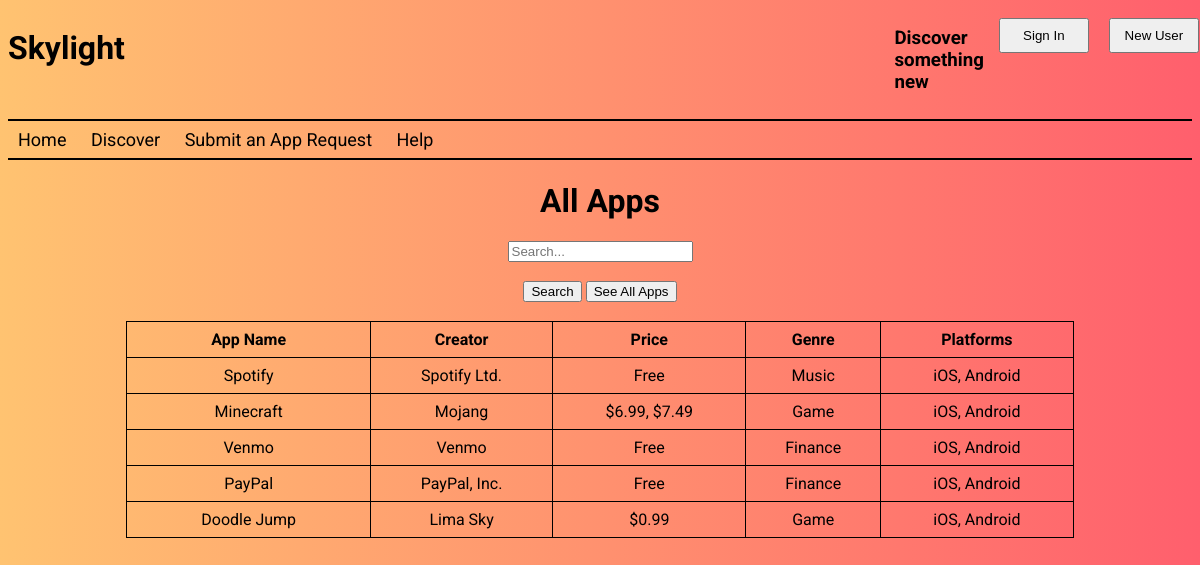
The page /appPage.php on the database its author committed.
### tables this page shows
CREATE TABLE `apps` (
  `appId` bigint(20) NOT NULL,
  `name` varchar(500) NOT NULL,
  `creator` varchar(500) NOT NULL,
  `platforms` varchar(500) NOT NULL,
  `version` varchar(500) NOT NULL,
  `appleLink` varchar(500) NOT NULL,
  `googleLink` varchar(500) NOT NULL,
  `price` varchar(100) NOT NULL,
  `genre` varchar(100) NOT NULL,
  `description` varchar(500) NOT NULL
);

### appPage.php (the view, shortened to what this page needs)
<?php
    if(isset($_POST['search'])){
        $valuetoSearch = $_POST['searchValue'];
        $query = "SELECT name, creator, price, genre, platforms FROM apps WHERE CONCAT(name, creator, price, genre, platforms) LIKE '%".$valuetoSearch."%'";
        $search_result = filterTable($query);
    }elseif(isset($_POST['allApps'])){
        $query = "SELECT name, creator, price, genre, platforms FROM apps";
        $search_result = filterTable($query);
    }
    else{
        $query = "SELECT name, creator, price, genre, platforms FROM apps";
        $search_result = filterTable($query);
    }
    function filterTable($query){
        $conn = mysqli_connect('localhost', 'root', "", 'skylight_db');
        $filter_Result = mysqli_query($conn, $query);
        return $filter_Result;
    }
?>
<!DOCTYPE html>
<?php
    include_once 'header.php';
?>
	<head>
	<link rel="stylesheet" href="https://cdnjs.cloudflare.com/ajax/libs/jqueryui/1.12.1/jquery-ui.css" />
	</head>
    <div id=appPageBody>
        <h1>All Apps</h1>
        <form action="appPage.php" method="post">
            <input type="text" name="searchValue" id="searchValue" placeholder="Search..."><br><br>
            <input type="submit" name="search" value="Search">
            <input type="submit" name="allApps" value="See All Apps"><br><br>
            <table id="appTable">
                <tr>
                    <th>App Name</th>
                    <th>Creator</th>
                    <th>Price</th>
                    <th>Genre</th>
                    <th>Platforms</th>
                </tr>
                <?php while($row = mysqli_fetch_array($search_result)):?>
                    <tr>
                    <?php
                        $linkName = $row['name'];
                        $linkName = str_replace(' ','',$linkName);
                        $linkName = strtolower($linkName);
                    ?>
                        <td><a href="<?php echo $linkName; ?>AppPage.php"><?php echo $row['name'];?></a></td>
                        <td><?php echo $row['creator'];?></td>
                        <td><?php echo $row['price'];?></td>
                        <td><?php echo $row['genre'];?></td>
                        <td><?php echo $row['platforms'];?></td>
                    </tr>
                <?php endwhile;?>
            </table>
        </form>
    </div>
</body>
</html>

### header.php (shortened to what this page needs)
<?php
	include 'dbh.inc.php';
?>
<!DOCTYPE html>
<html lang="en">
<head>
	<link rel="stylesheet" href="style.css" type="text/css">
</head>
<body>
	<header>
		<h1 id="webTitle">Skylight</h1>
        <?php
			$username = $_SESSION["useruid"];
			$sql = "SELECT * FROM users WHERE userUid = '$username';";
			$result = $conn -> query($sql);
			$row = $result ->fetch_assoc();
			$adminStatus = $row['isAdmin'];
			if(isset($_SESSION["useruid"]) && $adminStatus == 1){
				echo "<h3>Hello there " . $_SESSION["useruid"] . "! ADMIN</h3>";
				echo "<a href='logout.inc.php'><button>Log Out</button></a>";
				echo "</header>
				<hr>
				<nav>
					<a href='index.php'>Home</a>
					<a href='appPage.php'>Discover</a>
					<a href='applicationRequestForm.php'>Submit an App Request</a>
					<a href='pendingApplications.php'>Pending Applications</a>
					<a href='help.php'>Help</a>
					<a href='adminHelp.php'>Admin Resources</a>
				</nav>";
            }else{
                echo "<h3 id='slogan'>Discover something new</h3>";
                echo "<a href='signIn.php'><button>Sign In</button></a>";
                echo "<a href='registration.php'><button>New User</button></a>";
				echo "</header>
				<hr>
				<nav>
					<a href='index.php'>Home</a>
					<a href='appPage.php'>Discover</a>
					<a href='applicationRequestForm.php'>Submit an App Request</a>
					<a href='help.php'>Help</a>
				</nav>";
            }
        ?>
	<hr>

### style.css (style rules this page uses)
body { font-family: 'Roboto', sans-serif; background: #FF5F6D; background: -webkit-linear-gradient(to right, #FFC371, #FF5F6D); background: linear-gradient(to right, #FFC371, #FF5F6D); }
header { display: flex; margin: auto; }
hr { border: 1px solid black; }
#webTitle { padding-right: 65%; }
#slogan { padding-right: 5px; }
button { height: 35px; width: 90px; cursor: pointer; }
nav { font-size: 18px; }
a { padding: 10px; text-decoration: none; }
a:link { color: black; text-decoration: none; }
#appPageBody { text-align: center; }
#appTable { border-collapse: collapse; margin-left: auto; margin-right: auto; table-layout: auto; width: 80%; }
#appTable td, #appTable th { padding: 8px; border: 1px solid; }
#appTable tr:nth-child(even) { background-color: none; }

### rows shown on the page
apps: name "Spotify", creator "Spotify Ltd.", price "Free", genre "Music", platforms "iOS, Android"
apps: name "Minecraft", creator "Mojang", price "$6.99, $7.49", genre "Game", platforms "iOS, Android"
apps: name "Venmo", creator "Venmo", price "Free", genre "Finance", platforms "iOS, Android"
apps: name "PayPal", creator "PayPal, Inc.", price "Free", genre "Finance", platforms "iOS, Android"
apps: name "Doodle Jump", creator "Lima Sky", price "$0.99", genre "Game", platforms "iOS, Android"
